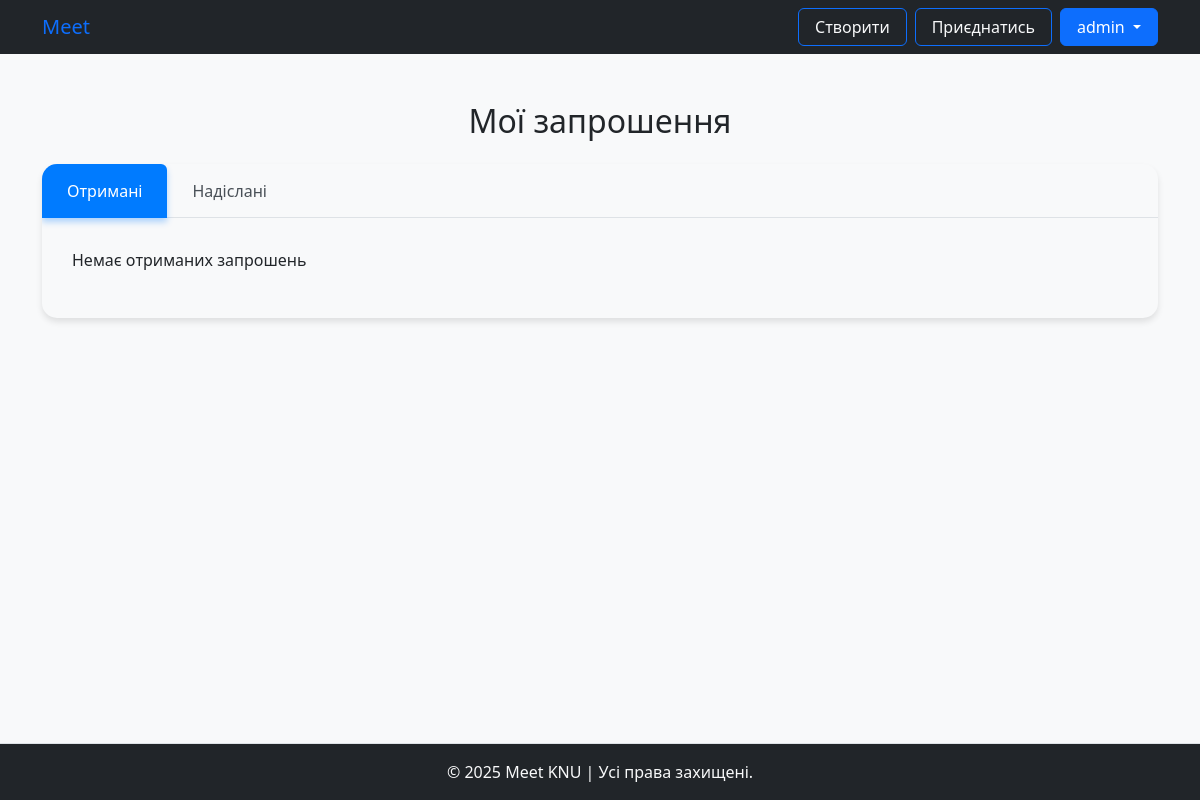
Page /invite/my_invites/ (signed in) on the earlier database version.
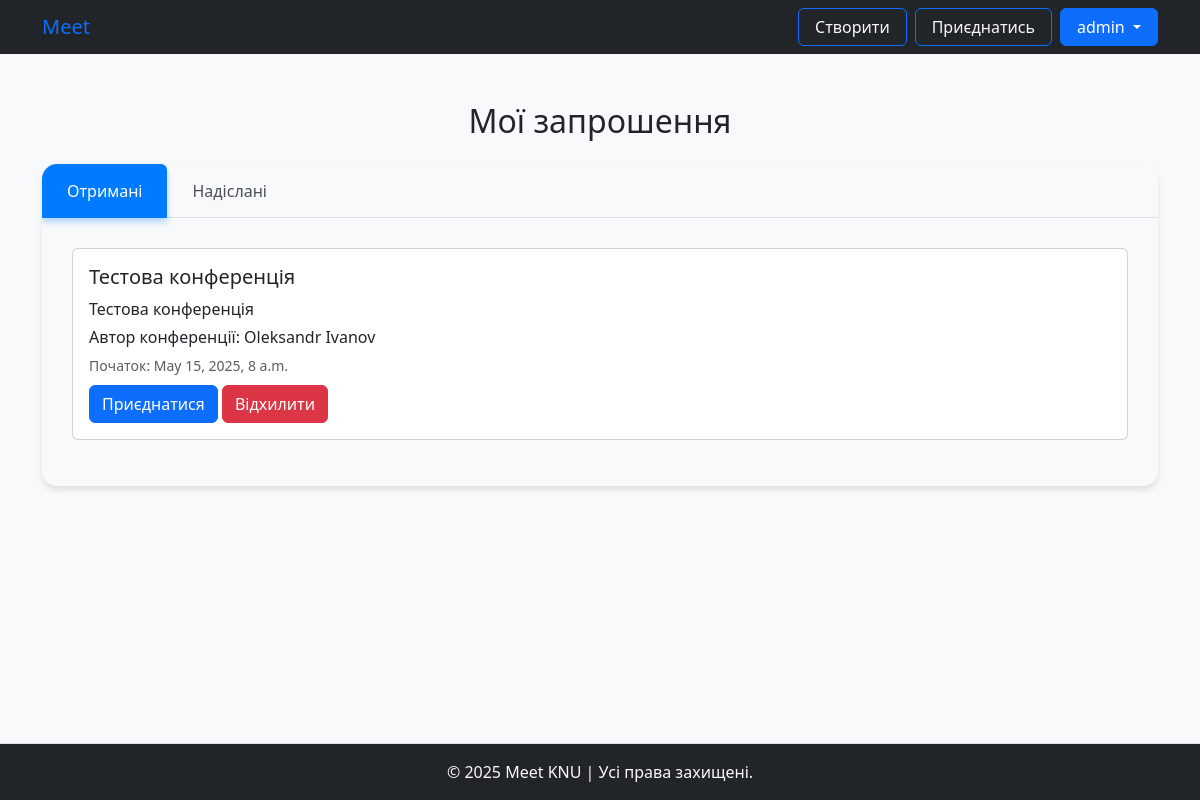
Same page on the later database version.
### invite/models.py (models this page shows)
class Invite(models.Model):
    conference = models.ForeignKey(Conference, on_delete=models.CASCADE)
    invited_user = models.ForeignKey(User, on_delete=models.CASCADE, related_name='invited_users')
    invited_by = models.ForeignKey(User, on_delete=models.CASCADE, related_name='invited_by')
    created_at = models.DateTimeField(auto_now_add=True)
    class Meta:
        ordering = ['-created_at']

### videochat/models.py (models this page shows, shortened)
class Conference(models.Model):
    title = models.CharField(max_length=200)
    description = models.TextField(blank=True)
    start_time = models.DateTimeField()
    room_name = models.CharField(max_length=100, unique=True)
    created_by = models.ForeignKey(User, on_delete=models.CASCADE)

### invite/views.py (the view)
# urls.py: path('my_invites/', my_invites, name='my_invites'),
def my_invites(request):
    recieved = Invite.objects.filter(invited_user=request.user)
    sent = Invite.objects.filter(invited_by=request.user)
    context = {
        'recieved': recieved,
        'sent': sent,
    }
    return render(request, 'invite/my_invites.html', context)

### templates/invite/my_invites.html (shortened to what this page needs)
{% extends 'base.html' %}
{% block content %}
<div class="container mt-5">
    <h2 class="text-center mb-4">Мої запрошення</h2>
    <div class="custom-tabs">
        <ul class="nav nav-tabs" id="myTab" role="tablist">
            <li class="nav-item" role="presentation">
                <button class="nav-link active" id="recieved-tab" data-bs-toggle="tab" data-bs-target="#recieved" type="button" role="tab" aria-controls="recieved" aria-selected="true">Отримані</button>
            </li>
            <li class="nav-item" role="presentation">
                <button class="nav-link" id="sent-tab" data-bs-toggle="tab" data-bs-target="#sent" type="button" role="tab" aria-controls="sent" aria-selected="false">Надіслані</button>
            </li>
        </ul>
        <div class="tab-content" id="myTabContent">
            <div class="tab-pane fade show active" id="recieved" role="tabpanel" aria-labelledby="recieved-tab">
                {% for invite in recieved %}
                <div class="card mb-3">
                    <div class="card-body">
                        <h5 class="card-title">{{ invite.conference.title }}</h5>
                        <p class="card-text mb-1">{{ invite.conference.description }}</p>
                        <p class="card-text mb-1">Автор конференції: {{ invite.invited_by.get_full_name }}</p>
                        <p class="card-text mb-2"><small class="text-muted">Початок: {{ invite.conference.start_time }}</small></p>
                        <a href="{% url 'join_conference' invite.conference.room_name %}" class="btn btn-primary">Приєднатися</a>
                        <a href="" class="btn btn-danger">Відхилити</a>
                    </div>
                </div>
                {% empty %}
                <p>Немає отриманих запрошень</p>
                {% endfor %}
            </div>
        </div>
    </div>
</div>
{% endblock %}

### templates/base.html (shortened to what this page needs)
<!DOCTYPE html>
<html lang="en">
<head>
    <link href="https://cdn.jsdelivr.net/npm/bootstrap@5.3.6/dist/css/bootstrap.min.css" rel="stylesheet">
</head>
<body class="bg-light d-flex flex-column min-vh-100">
    <header>
        <nav class="navbar navbar-expand-lg navbar-dark bg-dark">
            <div class="container">
                <div>
                    <a class="navbar-brand text-primary mb-0" href="{% url 'main_page' %}">Meet</a>
                </div>
                <div class="collapse navbar-collapse" id="navbarNav">
                    <ul class="navbar-nav ms-auto">
                        {% if user.is_authenticated %}
                            <li class="nav-item">
                                <a class="btn btn-outline-primary text-light me-2 px-3" href="{% url 'create_conference' %}">Створити</a>
                            </li>
                            <li class="nav-item">
                                <a class="btn btn-outline-primary text-light me-2 px-3" href="{% url 'direct_join_conference' %}">Приєднатись</a>
                            </li>
                            <li class="nav-item dropdown">
                                <a class="btn btn-primary px-3 dropdown-toggle" href="#" id="navbarDropdown" role="button" data-bs-toggle="dropdown" aria-expanded="false">
                                    {{ user.username }}
                                </a>
                        {% endif %}
                  </div>
            </div>
        </nav>
    </header>
    <div class="toast-container position-fixed top-2 end-0 p-3" style="z-index: 1100;">
    </div>
    {% block content %}
    {% endblock %}
    <footer class="bg-dark text-center py-3 mt-auto border-top shadow-md">
        <div class="container">
            <p class="mb-0 text-light">&copy; 2025 Meet KNU | Усі права захищені.</p>
        </div>
    </footer>
</body>
</html>

### templates/invite/my_invites.html (style rules this page uses)
.custom-tabs { background-color: #f8f9fa; border-radius: 15px; overflow: hidden; box-shadow: 0 4px 6px rgba(0, 0, 0, 0.1); }
.custom-tabs .nav-link { color: #495057; border: none; padding: 15px 25px; transition: all 0.3s ease; }
.custom-tabs .nav-link.active { color: #fff; background-color: #007bff; box-shadow: 0 4px 6px rgba(0, 123, 255, 0.3); }
.custom-tabs .tab-content { padding: 30px; }

Differences in the rows shown:
added Invite: conference "Тестова конференція", conference.description "Тестова конференція", invited_by.get_full_name "Oleksandr Ivanov", conference.start_time "May 15, 2025, 8 a.m."
Other differences:
text no longer shown: "Немає отриманих запрошень"
